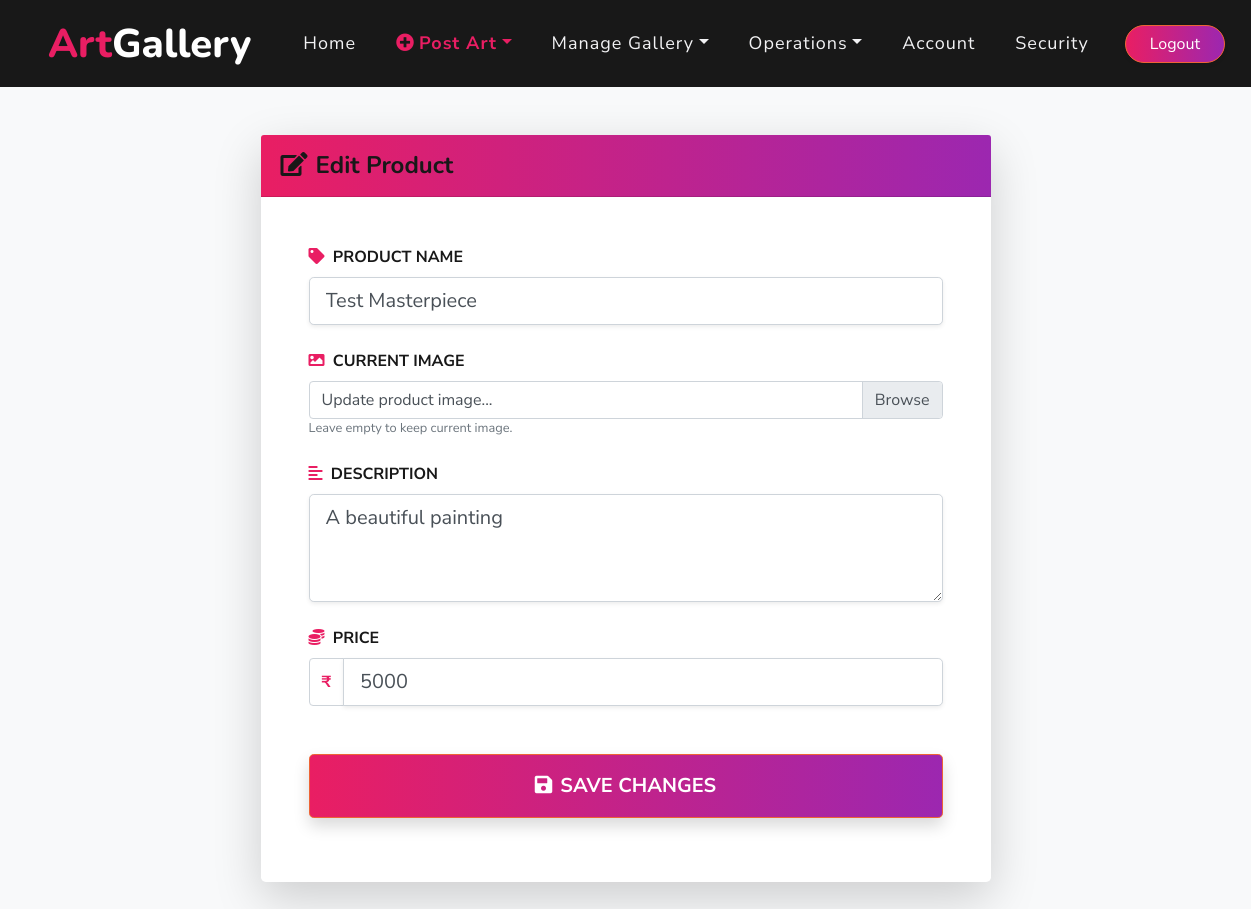
/edit_product/2 (signed in), run on the app's committed database.
### MYAPP/models.py (models this page shows)
class productTbl(models.Model):
    ARTIST=models.ForeignKey(artistTbl,on_delete=models.CASCADE)
    name=models.CharField(max_length=100)
    work=models.FileField()
    description=models.CharField(max_length=100)
    amount=models.BigIntegerField()
    date=models.DateField()

### MYAPP/views.py (the view)
# urls.py: path('edit_product/<id>', views.edit_product, name='edit_product'),
@login_required(login_url='/')
def edit_product(request,id):
    request.session['pid'] = id
    a = productTbl.objects.get(id=id)
    return render(request, 'artist/edit product.html', {'data': a})

### templates/artist/edit product.html (shortened to what this page needs)
{% extends 'artist/index2.html' %}
{% block body %}
<div class="row justify-content-center">
  <div class="col-lg-8">
    <div class="card shadow-lg border-0 rounded-lg">
      <div class="card-header bg-primary text-white py-3">
        <h4 class="m-0 font-weight-bold"><i class="fas fa-edit mr-2"></i>Edit Product</h4>
      </div>
      <div class="card-body p-4 p-md-5">
        <form id="productForm" name="productForm" method="post" action="/edit_productpost"
          enctype="multipart/form-data">
          <div class="form-group mb-4">
            <label class="font-weight-bold text-dark"><i class="fas fa-tag mr-1 text-primary"></i> PRODUCT NAME</label>
            <input type="text" id="productName" name="productName"
              class="form-control form-control-lg border-primary-soft shadow-sm" value="{{ data.name }}" required
              pattern="[A-Z a-z.]{3,25}" placeholder="Enter product name">
          </div>
          <div class="form-group mb-4">
            <label class="font-weight-bold text-dark d-block"><i class="fas fa-image mr-1 text-primary"></i> CURRENT
              IMAGE</label>
            <div class="custom-file">
              <label class="custom-file-label border-primary-soft" for="workFile">Update product image...</label>
            </div>
            <small class="text-muted">Leave empty to keep current image.</small>
          </div>
          <div class="form-group mb-4">
            <label class="font-weight-bold text-dark"><i class="fas fa-align-left mr-1 text-primary"></i>
              DESCRIPTION</label>
            <textarea id="description" name="description"
              class="form-control form-control-lg border-primary-soft shadow-sm" rows="3"
              placeholder="Describe the product...">{{ data.description }}</textarea>
          </div>
          <div class="form-group mb-4">
            <label class="font-weight-bold text-dark"><i class="fas fa-coins mr-1 text-primary"></i> PRICE</label>
            <div class="input-group">
              <div class="input-group-prepend">
                <span class="input-group-text bg-white border-primary-soft text-primary font-weight-bold">₹</span>
              </div>
              <input type="number" name="price" class="form-control form-control-lg border-primary-soft shadow-sm"
                value="{{ data.amount }}" required step="1" placeholder="0">
            </div>
          </div>
          <div class="text-center mt-5">
            <button type="submit" name="submit" class="btn btn-lg btn-primary btn-block py-3 font-weight-bold shadow">
              <i class="fas fa-save mr-2"></i>SAVE CHANGES
            </button>
          </div>
        </form>
      </div>
    </div>
  </div>
</div>
{% endblock %}

### data on the page
productTbl: productName "Test Masterpiece", description "A beautiful painting", price "5000"
